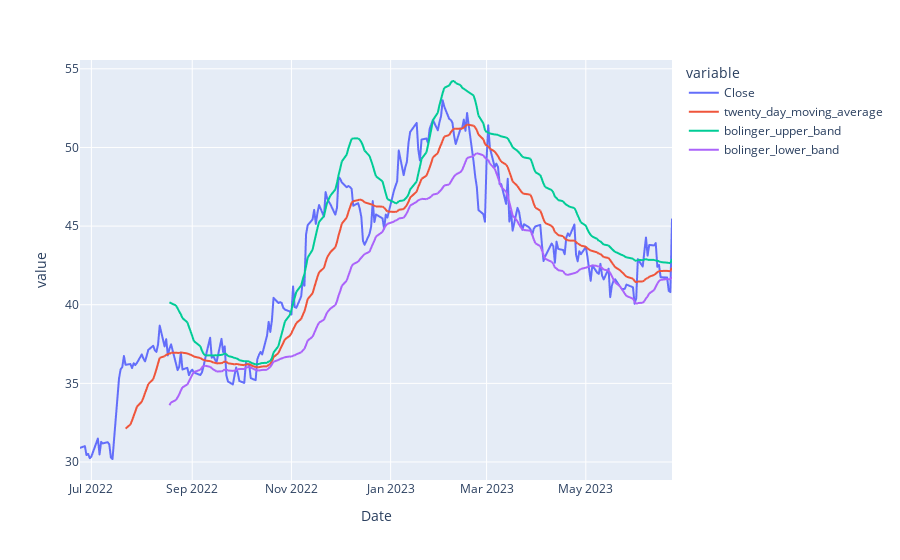

The notebook cell this image was saved under:
### Code cell
# here we look at the symbol with the most positive trend slope
bol_band_df[bol_band_df['ticker']=='ODP'][['Close', 'twenty_day_moving_average', 'bolinger_upper_band', 'bolinger_lower_band']].plot()

### Figure 1 — Plotly figure (JSON) as saved in the notebook; plotly's stock layout.template omitted (floating-point values rounded to 4 significant figures; data arrays with more than 128 entries replaced by an {"elided": "..."} marker saying what was removed)
{"data": [{"hovertemplate": "variable=Close<br>Date=%{x}<br>value=%{y}<extra></extra>", "legendgroup": "Close", "line": {"color": "#636efa", "dash": "solid"}, "marker": {"symbol": "circle"}, "mode": "lines", "name": "Close", "showlegend": true, "type": "scattergl", "x": {"elided": "251 str values"}, "xaxis": "x", "y": {"elided": "251 float values"}, "yaxis": "y"}, {"hovertemplate": "variable=twenty_day_moving_average<br>Date=%{x}<br>value=%{y}<extra></extra>", "legendgroup": "twenty_day_moving_average", "line": {"color": "#EF553B", "dash": "solid"}, "marker": {"symbol": "circle"}, "mode": "lines", "name": "twenty_day_moving_average", "showlegend": true, "type": "scattergl", "x": {"elided": "251 str values"}, "xaxis": "x", "y": {"elided": "251 float values"}, "yaxis": "y"}, {"hovertemplate": "variable=bolinger_upper_band<br>Date=%{x}<br>value=%{y}<extra></extra>", "legendgroup": "bolinger_upper_band", "line": {"color": "#00cc96", "dash": "solid"}, "marker": {"symbol": "circle"}, "mode": "lines", "name": "bolinger_upper_band", "showlegend": true, "type": "scattergl", "x": {"elided": "251 str values"}, "xaxis": "x", "y": {"elided": "251 float values"}, "yaxis": "y"}, {"hovertemplate": "variable=bolinger_lower_band<br>Date=%{x}<br>value=%{y}<extra></extra>", "legendgroup": "bolinger_lower_band", "line": {"color": "#ab63fa", "dash": "solid"}, "marker": {"symbol": "circle"}, "mode": "lines", "name": "bolinger_lower_band", "showlegend": true, "type": "scattergl", "x": {"elided": "251 str values"}, "xaxis": "x", "y": {"elided": "251 float values"}, "yaxis": "y"}], "layout": {"legend": {"title": {"text": "variable"}, "tracegroupgap": 0}, "margin": {"t": 60}, "xaxis": {"anchor": "y", "domain": [0, 1], "title": {"text": "Date"}}, "yaxis": {"anchor": "x", "domain": [0, 1], "title": {"text": "value"}}}}
